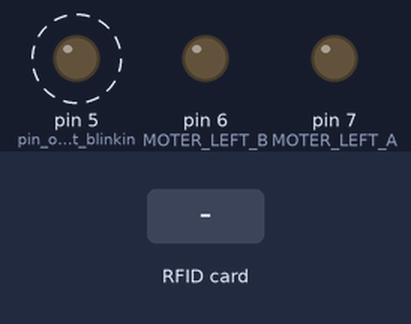
Recording of a sketch running on a simulated Arduino Uno, built with avr-gcc and run on an emulated ATmega328P. Shown: output pins drawn as LEDs (lit = HIGH). Dashed ring = blinking. The inputs (shaded band) are chosen by the test bench. Pins used as bus, display or sensor lines are not drawn; what the sketch prints to the serial monitor is not drawn.

Above: at 1.2 s.
1.3 s: RFID card 5E 7A 19 C4 held to the reader
Timing chart, 0 to 10.4 s (numbered marks = the images above; inputs shaded):
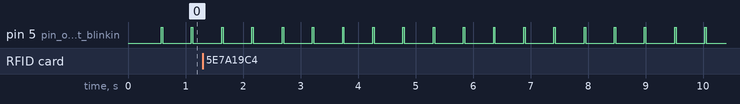

Measured:
- by itself, pin 5 (pin_out_for_light_blinkin): alternates HIGH for 0.03 s and LOW for 0.50 s

The sketch:

ver0.0.1.ino
```cpp
#include <SPI.h>
#include <MFRC522.h>

#define RST_PIN		9		//
#define SS_PIN		10		//

#define LED             5

#define MOTER_LEFT_A    7
#define MOTER_LEFT_B    6


MFRC522 mfrc522(SS_PIN, RST_PIN);	// Create MFRC522 instance

int uid[100];

void rotateMoterCCW(int moterA, int moterB) ;
void rotateMoterCW(int moterA, int moterB) ;
void stopMoter(int moterA, int moterB) ;


void setup() {
  Serial.begin(57600);		// Initialize serial communications with the PC
  while (!Serial);		// Do nothing if no serial port is opened (added for Arduinos based on ATMEGA32U4)
  SPI.begin();			// Init SPI bus
  mfrc522.PCD_Init();		// Init MFRC522
  Serial.println(F("Scan PICC to see UID, type, and data blocks..."));

  pinMode(5,OUTPUT); // pin out for light blinking

  pinMode(MOTER_LEFT_A, OUTPUT);
  pinMode(MOTER_LEFT_B, OUTPUT);
}

void loop() {
  int flag = 1;
  int i = 0;
  if ( ! mfrc522.PICC_IsNewCardPresent() || ! mfrc522.PICC_ReadCardSerial() ) {

    stopMoter(MOTER_LEFT_A, MOTER_LEFT_B);


    digitalWrite(5, LOW);   // turn the LED on (HIGH is the voltage level)
    delay(500);
    digitalWrite(5, HIGH);   // turn the LED on (HIGH is the voltage level)


    return;
  }

  Serial.print(F("Card UID:"));

  for (byte i = 0; i < mfrc522.uid.size; i++) {
    Serial.print(mfrc522.uid.uidByte[i] < 0x10 ? " 0" : " ");
    Serial.print(mfrc522.uid.uidByte[i], HEX);
  } Serial.println();

  //mfrc522.PICC_DumpToSerial(&(mfrc522.uid));

  for (byte i = 0; i < mfrc522.uid.size; i++) {
    uid[i] = mfrc522.uid.uidByte[i];
    Serial.println(uid[i]);
  }
  Serial.println();

  if (uid[0] == 4 &&
      uid[1] == 123 &&
      uid[2] == 221 &&
      uid[3] == 162&&
      uid[4] == 158 &&
      uid[5] == 51 &&
      uid[6] == 128 ) {
      Serial.println("O.K.");
      rotateMoterCCW(MOTER_LEFT_A, MOTER_LEFT_B);
      delay(1000);

    }

}

  // output moterA = 1, moterB = 0
void rotateMoterCCW(int moterA, int moterB) {
  digitalWrite(moterA, 1);
  digitalWrite(moterB, 0);
}

// output moterA = 0, moterB = 1
void rotateMoterCW(int moterA, int moterB) {
  digitalWrite(moterA, 0);
  digitalWrite(moterB, 1);
}

// output moterA == moterB
void stopMoter(int moterA, int moterB) {
  digitalWrite(moterA, 0);
  digitalWrite(moterB, 0);
}
```
